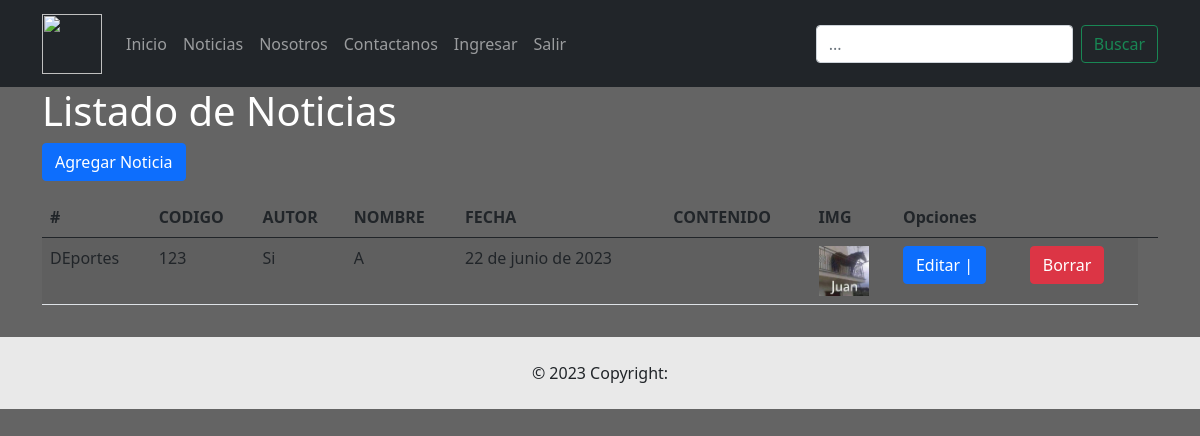
The page /gestionoti (signed in) on the database as committed earlier.
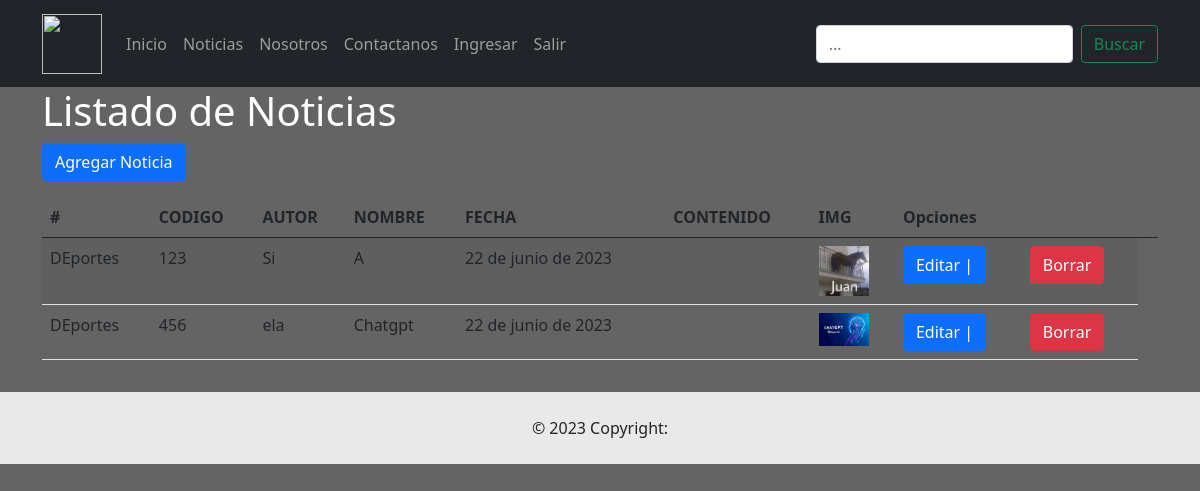
The same page on the database as committed later.
### aplicacion/models.py (models this page shows, shortened)
class Noticias(models.Model):
  codigo = models.CharField(primary_key=True, max_length=4, verbose_name='codigo')
  autor = models.CharField(max_length=50, verbose_name='autor')
  nombre = models.CharField(max_length=50, verbose_name='nombre')
  fecha = models.DateField(auto_now=False, verbose_name='fecha')
  Contenido = models.CharField(max_length=255, verbose_name='Contenido')
  idArea = models.ForeignKey('AreaNoticias',on_delete=models.CASCADE, db_column='idArea', verbose_name='idArea')
  img =models.ImageField(upload_to='media/img/', null=True, blank=True,verbose_name='img')
  class Meta:
    ordering =['nombre']

class AreaNoticias(models.Model):
  idArea = models.AutoField(db_column='idArea', primary_key=True)
  Descripcion = models.CharField(max_length=30, blank=False, null=False)
  def __str__(self):
    return str(self.Descripcion)

### aplicacion/views.py (the view)
# urls.py: path('gestionoti', views.gestionoti, name='gestionoti'),
@login_required
def gestionoti(request):
  noticias = Noticias.objects.all()
  context = {"Noticiass": noticias}
  return render(request,'gestion/gestionoti.html', context)

### aplicacion/templates/gestion/gestionoti.html (shortened to what this page needs)
{% extends "../Base.html" %}
{% block body %}
    <div class="row">
        <div class="col-sm-12">
            <h1>Listado de Noticias</h1>
            <div class="">
                <a href="{% url 'nuevanoti' %}" class="btn btn-primary">Agregar Noticia</a>
              </div>
            <div class="table-responsive py-3">
                <table class="table table-striped">
                    <thead>
                        <tr>
                            <th>#</th>
                            <th>CODIGO</th>
                            <th>AUTOR</th>
                            <th>NOMBRE</th>
                            <th>FECHA</th>
                            <th>CONTENIDO</th>
                            <th>IMG</th>
                            <th colspan="5">Opciones</th>
                            <th></th>
                        </tr>
                    </thead>
                    <tbody>
                        {% for not in Noticiass %}
                            <tr>
                                <td>{{not.idArea}}</td>
                                <td>{{not.codigo}}</td>
                                <td>{{not.autor}}</td>
                                <td>{{not.nombre}}</td>
                                <td>{{not.fecha}}</td>
                                <td>{{not.contenido}}</td>
                                <td><img src="{{not.img.url}}" alt="" width="50px"></td>
                                <td><a name="" id="" href="editarnoti/{{not.codigo}}" class="btn btn-primary">Editar |</a></td>
                                <td><a name="" id="" href="eliminoti/{{not.codigo}}" class="btn btn-danger btnEliminacion">Borrar</a></td>
                            </tr>
                        {% endfor %}
                    </tbody>
                </table>
            </div>
        </div>
    </div>
{% endblock %}

### aplicacion/templates/Base.html (shortened to what this page needs)
{% load static %}
<!doctype html>
<html lang="en">
  <head>
    <link href="https://cdn.jsdelivr.net/npm/bootstrap@5.0.2/dist/css/bootstrap.min.css" rel="stylesheet"
>
    <link rel="stylesheet" href="{% static 'css/css1.css' %}">
  </head>
  <body>
    <nav class="navbar navbar-expand-sm navbar-dark bg-dark">
        <div class="container">
        <a class="navbar-brand" href="#">
          <img src="{% static 'img/caosnew.png' %}" alt="" width="60" height="60" class="d-inline-block align-text-top">
        </a>
        <div class="collapse navbar-collapse" id="collapsibleNavId">
          <ul class="navbar-nav me-auto mt-2 mt-lg-0">
            <li class="nav-item">
              <a class="nav-link" href="{% url 'home' %}">Inicio</a>
            </li>
            <li class="nav-item">
              <a class="nav-link" href="{% url 'Noticias' %}">Noticias</a>
            </li>
            <li class="nav-item">
              <a class="nav-link" href="{% url 'Nosotros' %}">Nosotros</a>
            </li>
            <li class="nav-item">
              <a class="nav-link" href="{% url 'Contactanos' %}">Contactanos</a>
            </li>
            <li class="nav-item">
              <a class="nav-link" href="{% url 'login' %}">Ingresar</a>
            </li>
            <li class="nav-item">
              <a class="nav-link" href="{% url 'salir' %}">Salir</a>
            </li>
          </ul>
          <form class="d-flex my-2 my-lg-0">
            <input class="form-control me-sm-2" type="text" placeholder="...">
            <button class="btn btn-outline-success my-2 my-sm-0" type="submit">Buscar</button>
          </form>
        </div>
      </div>
    </nav>
    <div class="container">
      {% block body %}
      {% endblock %}
    </div>
  <footer>
    <div class="text-center p-4" style="background-color: #e9e9e9;">
        © 2023 Copyright:
    </div>
  </footer>
  </body>
</html>

### aplicacion/static/css/css1.css (style rules this page uses)
* { margin: 0; padding: 0; }
body { background-color: rgb(100,100,100); }
nav { display: flex; justify-content: center; align-items: center; }
h1 { color:#fff }

Rows that differ between the two databases and show on the page:
added Noticias: idArea "DEportes", codigo "456", autor "ela", nombre "Chatgpt", fecha "22 de junio de 2023", img (picture)
